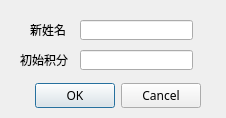
<?xml version="1.0" encoding="UTF-8"?>
<ui version="4.0">
 <class>Dialog</class>
 <widget class="QDialog" name="Dialog">
  <property name="geometry">
   <rect>
    <x>0</x>
    <y>0</y>
    <width>226</width>
    <height>118</height>
   </rect>
  </property>
  <property name="windowTitle">
   <string>Dialog</string>
  </property>
  <widget class="QDialogButtonBox" name="buttonBox">
   <property name="geometry">
    <rect>
     <x>-140</x>
     <y>80</y>
     <width>341</width>
     <height>32</height>
    </rect>
   </property>
   <property name="font">
    <font>
     <family>Microsoft YaHei</family>
    </font>
   </property>
   <property name="orientation">
    <enum>Qt::Horizontal</enum>
   </property>
   <property name="standardButtons">
    <set>QDialogButtonBox::Cancel|QDialogButtonBox::Ok</set>
   </property>
  </widget>
  <widget class="QLabel" name="label_2">
   <property name="geometry">
    <rect>
     <x>30</x>
     <y>20</y>
     <width>61</width>
     <height>20</height>
    </rect>
   </property>
   <property name="font">
    <font>
     <family>Microsoft YaHei</family>
    </font>
   </property>
   <property name="text">
    <string>新姓名</string>
   </property>
  </widget>
  <widget class="QLineEdit" name="lineEdit_2">
   <property name="geometry">
    <rect>
     <x>80</x>
     <y>20</y>
     <width>113</width>
     <height>20</height>
    </rect>
   </property>
   <property name="text">
    <string/>
   </property>
  </widget>
  <widget class="QLineEdit" name="lineEdit_3">
   <property name="geometry">
    <rect>
     <x>80</x>
     <y>50</y>
     <width>113</width>
     <height>20</height>
    </rect>
   </property>
   <property name="text">
    <string/>
   </property>
  </widget>
  <widget class="QLabel" name="label_3">
   <property name="geometry">
    <rect>
     <x>20</x>
     <y>50</y>
     <width>61</width>
     <height>20</height>
    </rect>
   </property>
   <property name="font">
    <font>
     <family>Microsoft YaHei</family>
    </font>
   </property>
   <property name="text">
    <string>初始积分</string>
   </property>
  </widget>
 </widget>
 <resources/>
 <connections>
  <connection>
   <sender>buttonBox</sender>
   <signal>accepted()</signal>
   <receiver>Dialog</receiver>
   <slot>accept()</slot>
   <hints>
    <hint type="sourcelabel">
     <x>248</x>
     <y>254</y>
    </hint>
    <hint type="destinationlabel">
     <x>157</x>
     <y>274</y>
    </hint>
   </hints>
  </connection>
  <connection>
   <sender>buttonBox</sender>
   <signal>rejected()</signal>
   <receiver>Dialog</receiver>
   <slot>reject()</slot>
   <hints>
    <hint type="sourcelabel">
     <x>316</x>
     <y>260</y>
    </hint>
    <hint type="destinationlabel">
     <x>286</x>
     <y>274</y>
    </hint>
   </hints>
  </connection>
 </connections>
</ui>
